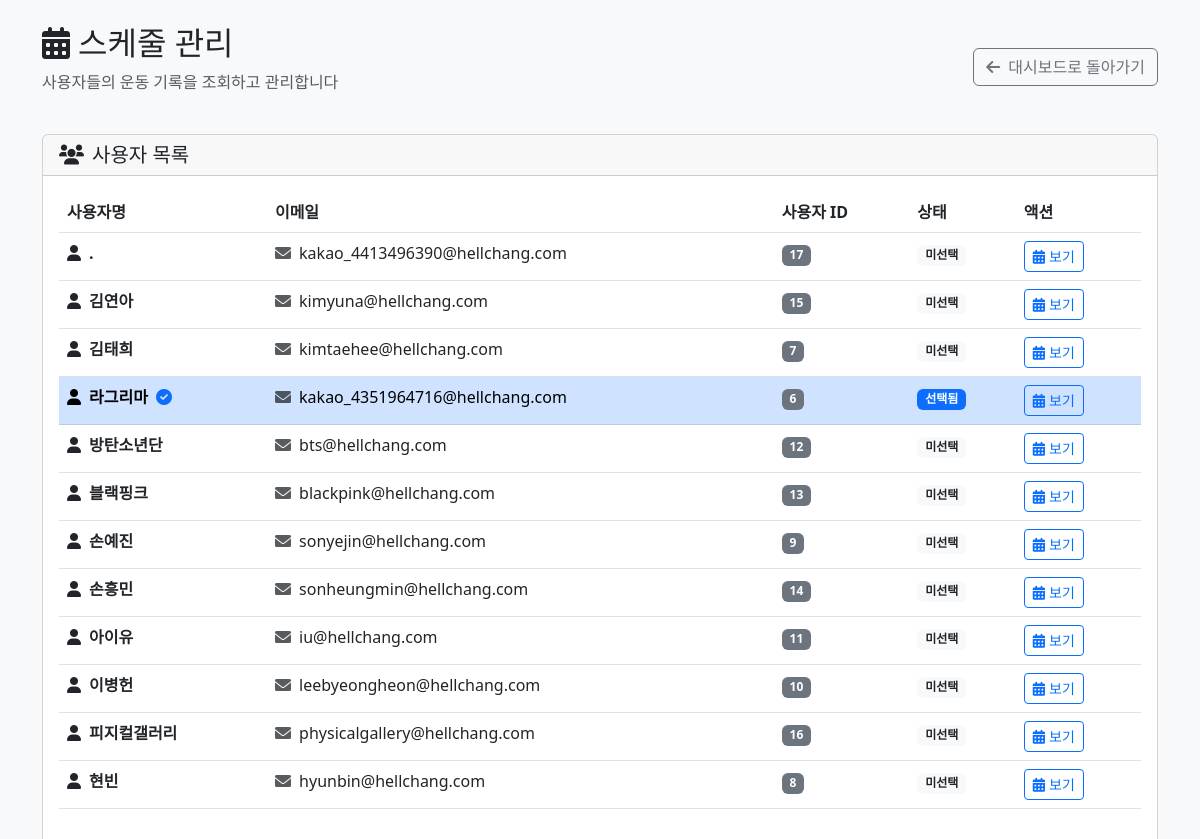
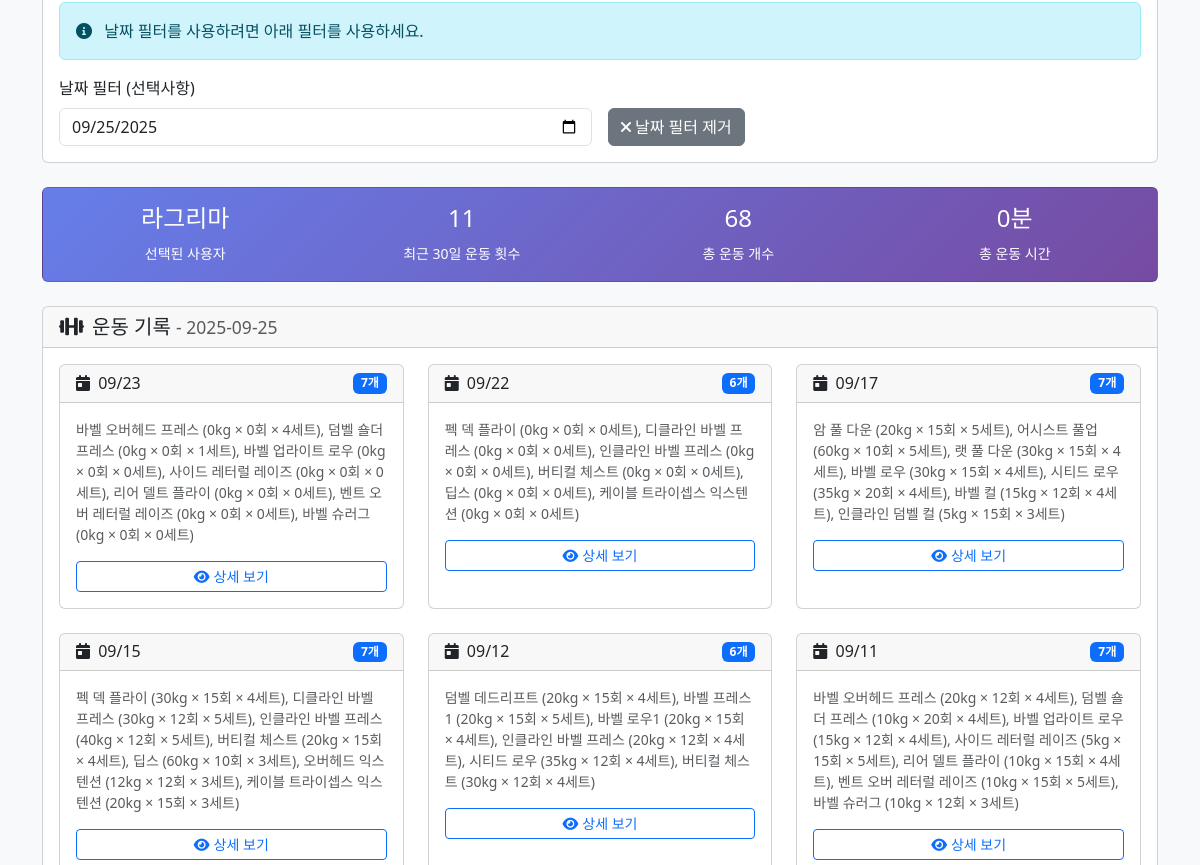
The app's page /admin/schedule_management.php?user_id=6 (signed in, upper part), older data (2 pictures, top to bottom).
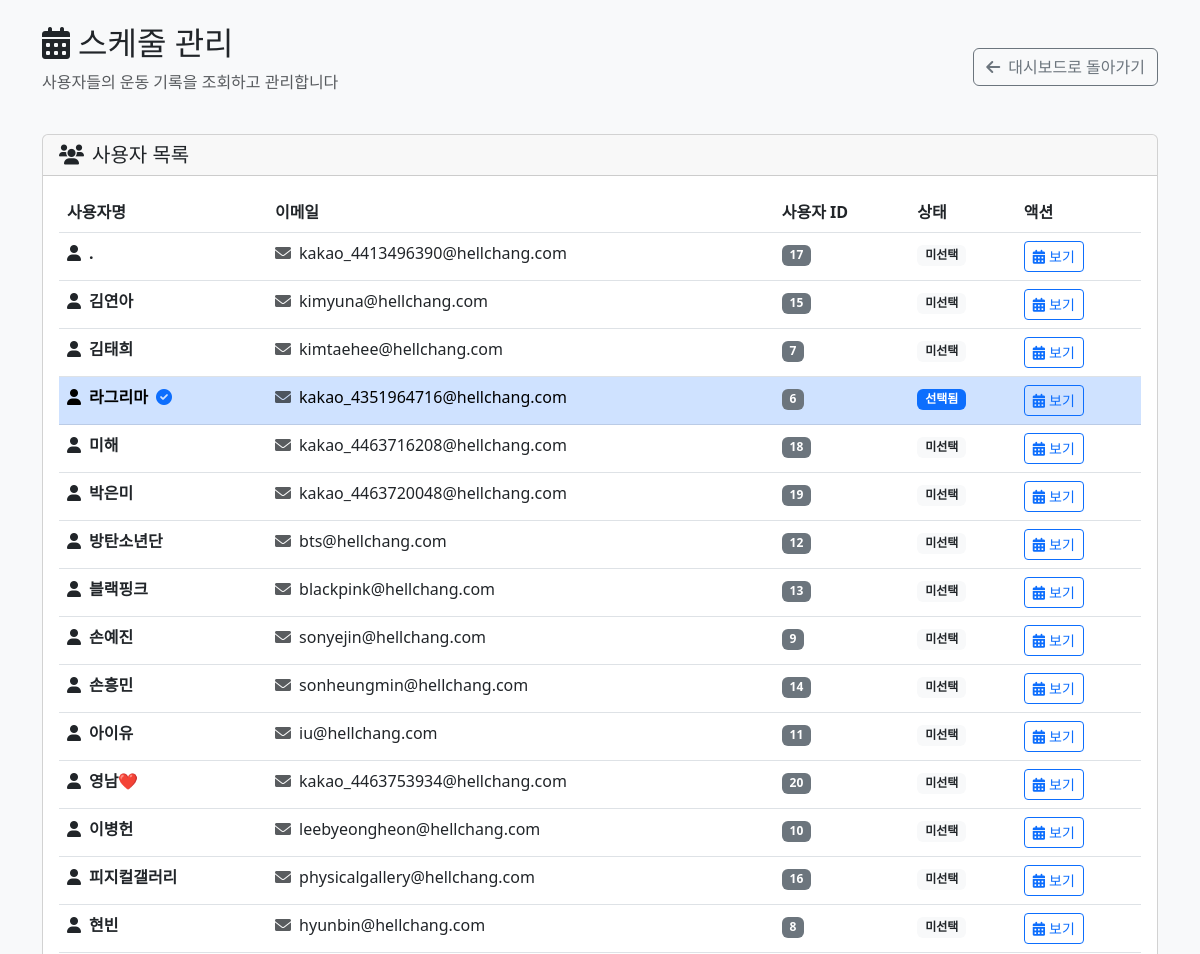
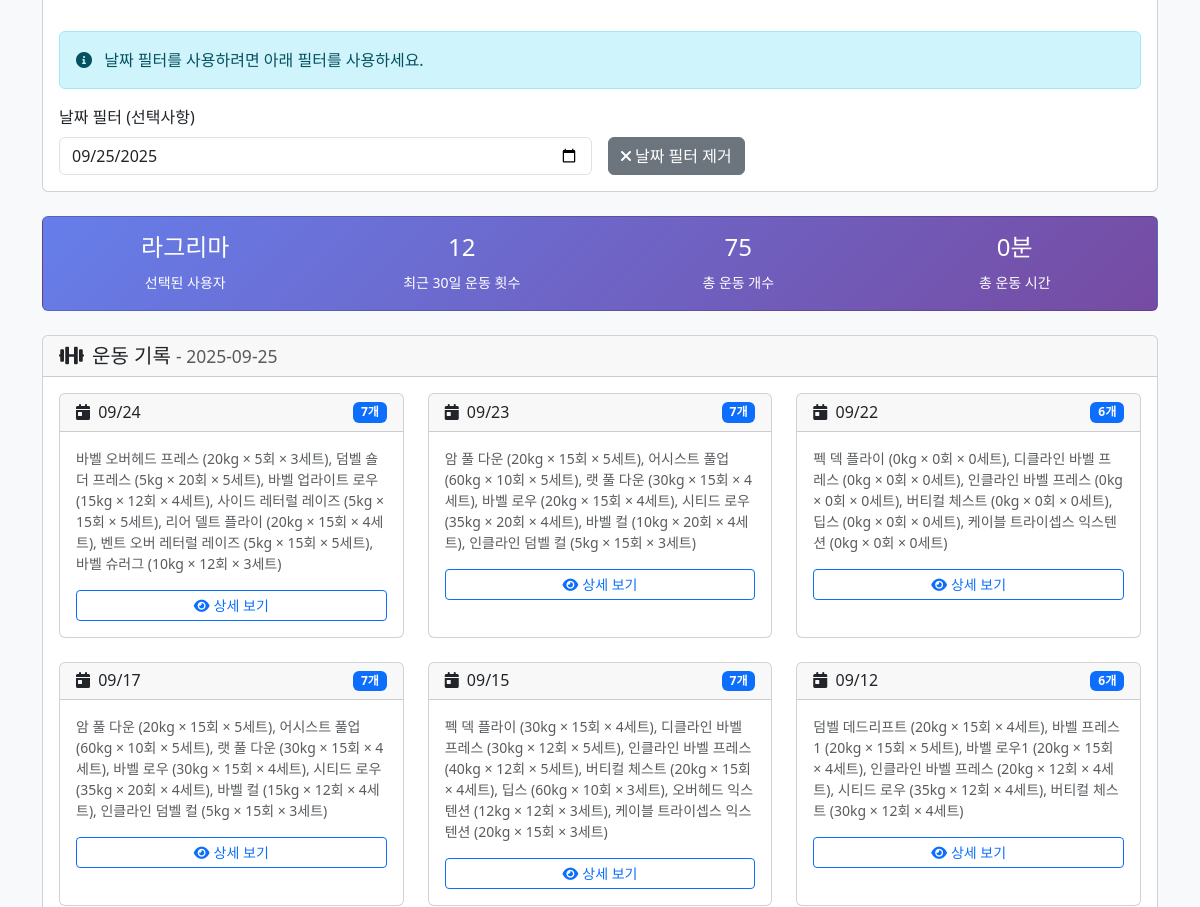
The same page, newer data (2 pictures, top to bottom).
### tables this page shows
CREATE TABLE IF NOT EXISTS `users` (
  `id` int(11) NOT NULL AUTO_INCREMENT,
  `kakao_id` bigint(20) DEFAULT NULL,
  `username` varchar(100) NOT NULL,
  `email` varchar(255) DEFAULT NULL,
  `profile_image` varchar(500) DEFAULT NULL,
  `created_at` timestamp NULL DEFAULT current_timestamp(),
  `updated_at` timestamp NULL DEFAULT current_timestamp() ON UPDATE current_timestamp(),
  `is_active` tinyint(1) NOT NULL DEFAULT 1,
  `password` varchar(255) DEFAULT NULL,
  PRIMARY KEY (`id`) USING BTREE,
  UNIQUE KEY `email` (`email`) USING BTREE,
  UNIQUE KEY `kakao_id` (`kakao_id`) USING BTREE,
  KEY `idx_users_kakao_id` (`kakao_id`) USING BTREE
);

CREATE TABLE IF NOT EXISTS `m_workout_session` (
  `session_id` bigint(20) NOT NULL AUTO_INCREMENT,
  `user_id` bigint(20) NOT NULL,
  `workout_date` date NOT NULL,
  `note` varchar(255) DEFAULT NULL,
  `duration` decimal(6,2) DEFAULT NULL COMMENT '운동 시간(분)',
  `start_time` datetime DEFAULT NULL COMMENT '운동 시작시간',
  `end_time` datetime DEFAULT NULL COMMENT '운동 종료시간',
  PRIMARY KEY (`session_id`)
);

### admin/schedule_management.php (the view, shortened to what the changed rows need)
<?php
$pdo = getDB();
$stmt = $pdo->prepare('SELECT id, username, email FROM users WHERE is_active = 1 ORDER BY username ASC');
$stmt->execute();
$users = $stmt->fetchAll(PDO::FETCH_ASSOC);
$selected_user_id = isset($_GET['user_id']) ? (int)$_GET['user_id'] : null;
$selected_date = isset($_GET['date']) ? $_GET['date'] : date('Y-m-d');
$workoutSessions = [];
$selectedUser = null;
if ($selected_user_id) {
    $stmt = $pdo->prepare('SELECT id, username, email FROM users WHERE id = ?');
    $stmt->execute([$selected_user_id]);
    $selectedUser = $stmt->fetch(PDO::FETCH_ASSOC);
    $stmt = $pdo->prepare('
        SELECT
            ws.session_id,
            ws.workout_date,
            ws.note,
            ws.duration,
            ws.start_time,
            ws.end_time,
            COUNT(we.wx_id) as exercise_count,
            GROUP_CONCAT(
                CONCAT(
                    COALESCE(e.name_kr, we.original_exercise_name, "알 수 없음"),
                    " (", CAST(COALESCE(we.weight, 0) AS UNSIGNED), "kg × ", COALESCE(we.reps, 0), "회 × ", COALESCE(we.sets, 0), "세트)"
                )
                ORDER BY we.order_no SEPARATOR ", "
            ) as exercise_summary
        FROM m_workout_session ws
        LEFT JOIN m_workout_exercise we ON ws.session_id = we.session_id
        LEFT JOIN m_exercise e ON we.ex_id = e.ex_id
        WHERE ws.user_id = ?
        AND ws.workout_date >= DATE_SUB(CURDATE(), INTERVAL 30 DAY)
        GROUP BY ws.session_id, ws.workout_date, ws.note, ws.duration, ws.start_time, ws.end_time
        ORDER BY ws.workout_date DESC, ws.session_id DESC
    ');
    $stmt->execute([$selected_user_id]);
    $workoutSessions = $stmt->fetchAll(PDO::FETCH_ASSOC);
}
?>
<!DOCTYPE html>
<html lang="ko">
<head>
    <link href="https://cdn.jsdelivr.net/npm/bootstrap@5.3.0/dist/css/bootstrap.min.css" rel="stylesheet">
    <link href="https://cdnjs.cloudflare.com/ajax/libs/font-awesome/6.0.0/css/all.min.css" rel="stylesheet">
</head>
<body class="bg-light">
    <div class="container mt-4">
        <div class="row mb-4">
            <div class="col">
                <div class="d-flex justify-content-between align-items-center">
                    <div>
                        <h2><i class="fas fa-calendar-alt me-2"></i>스케줄 관리</h2>
                    </div>
                </div>
            </div>
        </div>
        <div class="row mb-4">
            <div class="col">
                <div class="card">
                    <div class="card-body">
                        <div class="table-responsive">
                            <table class="table table-hover">
                                <thead>
                                    <tr>
                                        <th>사용자명</th>
                                        <th>이메일</th>
                                        <th>사용자 ID</th>
                                        <th>상태</th>
                                        <th>액션</th>
                                    </tr>
                                </thead>
                                <tbody>
                                    <?php foreach ($users as $user): ?>
                                    <tr class="<?= $selected_user_id == $user['id'] ? 'table-primary' : '' ?>"
                                        style="cursor: pointer;"
                                        onclick="selectUser(<?= $user['id'] ?>)">
                                        <td>
                                            <div class="d-flex align-items-center">
                                                <i class="fas fa-user me-2"></i>
                                                <strong><?= htmlspecialchars($user['username']) ?></strong>
                                                <?php if ($selected_user_id == $user['id']): ?>
                                                <i class="fas fa-check-circle text-primary ms-2"></i>
                                                <?php endif; ?>
                                            </div>
                                        </td>
                                        <td>
                                            <?php if ($user['email']): ?>
                                            <i class="fas fa-envelope me-1 text-muted"></i>
                                            <?= htmlspecialchars($user['email']) ?>
                                            <?php else: ?>
                                            <span class="text-muted">-</span>
                                            <?php endif; ?>
                                        </td>
                                        <td>
                                            <span class="badge bg-secondary"><?= $user['id'] ?></span>
                                        </td>
                                        <td>
                                            <?php if ($selected_user_id == $user['id']): ?>
                                            <span class="badge bg-primary">선택됨</span>
                                            <?php else: ?>
                                            <span class="badge bg-light text-dark">미선택</span>
                                            <?php endif; ?>
                                        </td>
                                        <td>
                                            <button class="btn btn-outline-primary btn-sm"
                                                    onclick="event.stopPropagation(); viewUserSchedule(<?= $user['id'] ?>)">
                                                <i class="fas fa-calendar-alt me-1"></i>보기
                                            </button>
                                        </td>
                                    </tr>
                                    <?php endforeach; ?>
                                </tbody>
                            </table>
                        </div>
                    </div>
                </div>
            </div>
        </div>
        <?php if ($selectedUser): ?>
        <div class="row mb-4">
            <div class="col">
                <div class="card stats-card">
                    <div class="card-body">
                        <div class="row text-center">
                            <div class="col-md-3">
                                <h4><?= htmlspecialchars($selectedUser['username']) ?></h4>
                                <small>선택된 사용자</small>
                            </div>
                            <div class="col-md-3">
                                <h4><?= count($workoutSessions) ?></h4>
                                <small>최근 30일 운동 횟수</small>
                            </div>
                            <div class="col-md-3">
                                <h4>
                                    <?php
                                    $totalExercises = 0;
                                    foreach ($workoutSessions as $session) {
                                        $totalExercises += $session['exercise_count'];
                                    }
                                    echo $totalExercises;
                                    ?>
                                </h4>
                                <small>총 운동 개수</small>
                            </div>
                            <div class="col-md-3">
                                <h4>
                                    <?php
                                    $totalDuration = 0;
                                    foreach ($workoutSessions as $session) {
                                        $totalDuration += $session['duration'] ?: 0;
                                    }
                                    echo round($totalDuration) . '분';
                                    ?>
                                </h4>
                                <small>총 운동 시간</small>
                            </div>
                        </div>
                    </div>
                </div>
            </div>
        </div>
        <div class="row">
            <div class="col">
                <div class="card">
                    <div class="card-header">
                        <h5 class="mb-0">
                            <i class="fas fa-dumbbell me-2"></i>운동 기록
                            <?php if ($selected_date): ?>
                            <small class="text-muted">- <?= $selected_date ?></small>
                            <?php endif; ?>
                        </h5>
                    </div>
                    <div class="card-body">
                        <?php if (empty($workoutSessions)): ?>
                        <div class="text-center py-5">
                            <i class="fas fa-calendar-times fa-3x text-muted mb-3"></i>
                            <h5 class="text-muted">운동 기록이 없습니다</h5>
                            <p class="text-muted">이 사용자는 아직 운동을 기록하지 않았습니다.</p>
                        </div>
                        <?php else: ?>
                        <div class="row">
                            <?php foreach ($workoutSessions as $session): ?>
                            <div class="col-md-6 col-lg-4 mb-4">
                                <div class="card session-card h-100">
                                    <div class="card-header">
                                        <div class="d-flex justify-content-between align-items-center">
                                            <h6 class="mb-0">
                                                <i class="fas fa-calendar-day me-1"></i>
                                                <?= date('m/d', strtotime($session['workout_date'])) ?>
                                            </h6>
                                            <span class="badge bg-primary"><?= $session['exercise_count'] ?>개</span>
                                        </div>
                                    </div>
                                    <div class="card-body">
                                        <p class="text-muted small mb-3">
                                            <?= htmlspecialchars($session['exercise_summary']) ?>
                                        </p>
                                        <div class="d-grid">
                                            <button class="btn btn-outline-primary btn-sm"
                                                    onclick="viewSessionDetails(<?= $session['session_id'] ?>)">
                                                <i class="fas fa-eye me-1"></i>상세 보기
                                            </button>
                                        </div>
                                    </div>
                                </div>
                            </div>
                            <?php endforeach; ?>
                        </div>
                        <?php endif; ?>
                    </div>
                </div>
            </div>
        </div>
        <?php endif; ?>
    </div>
</body>
</html>

Row changes from the older to the newer data that the page shows:
no longer on this page (row unchanged): m_workout_session: workout_date "09/11", exercise_count "7", exercise_summary "바벨 오버헤드 프레스 (20kg × 12회 × 4세트), 덤벨 숄더 프레스 (10kg × 20회 × 4세트), 바벨 업라이트 로우 (15kg × 12회 × 4세트), 사이드 레터럴 레이즈 (5kg × 15회 × 5세트), 리어 델트 플라이 (10kg × 15회 × 4세트), 벤트 오버 레터럴 레이즈 (10kg × 15회 × 5세트), 바벨 슈러그 (10kg × 12회 × 3세트)"
added users: username "미해", email "kakao_4463716208@hellchang.com", id "18", shows "미선택"
added users: username "박은미", email "kakao_4463720048@hellchang.com", id "19", shows "미선택"
added users: username "영남❤️", email "kakao_4463753934@hellchang.com", id "20", shows "미선택"
added m_workout_session: workout_date "09/24", exercise_count "7", exercise_summary "바벨 오버헤드 프레스 (20kg × 5회 × 3세트), 덤벨 숄더 프레스 (5kg × 20회 × 5세트), 바벨 업라이트 로우 (15kg × 12회 × 4세트), 사이드 레터럴 레이즈 (5kg × 15회 × 5세트), 리어 델트 플라이 (20kg × 15회 × 4세트), 벤트 오버 레터럴 레이즈 (5kg × 15회 × 5세트), 바벨 슈러그 (10kg × 12회 × 3세트)"
changed m_workout_session (number 2 of 6 on the later page): exercise_summary "바벨 오버헤드 프레스 (0kg × 0회 × 4세트), 덤벨 숄더 프레스 (0kg × 0회 × 1세트), 바벨 업라이트 로우 (0kg × 0회 × 0세트), 사이드 레터럴 레이즈 (0kg × 0회 × 0세트), 리어 델트 플라이 (0kg × 0회 × 0세트), 벤트 오버 레터럴 레이즈 (0kg × 0회 × 0세트), 바벨 슈러그 (0kg × 0회 × 0세트)" → "암 풀 다운 (20kg × 15회 × 5세트), 어시스트 풀업 (60kg × 10회 × 5세트), 랫 풀 다운 (30kg × 15회 × 4세트), 바벨 로우 (20kg × 15회 × 4세트), 시티드 로우 (35kg × 20회 × 4세트), 바벨 컬 (10kg × 20회 × 4세트), 인클라인 덤벨 컬 (5kg × 15회 × 3세트)"
Text that changed along with them:
count($workoutSessions): "11" → "12"
$totalExercises: "68" → "75"
